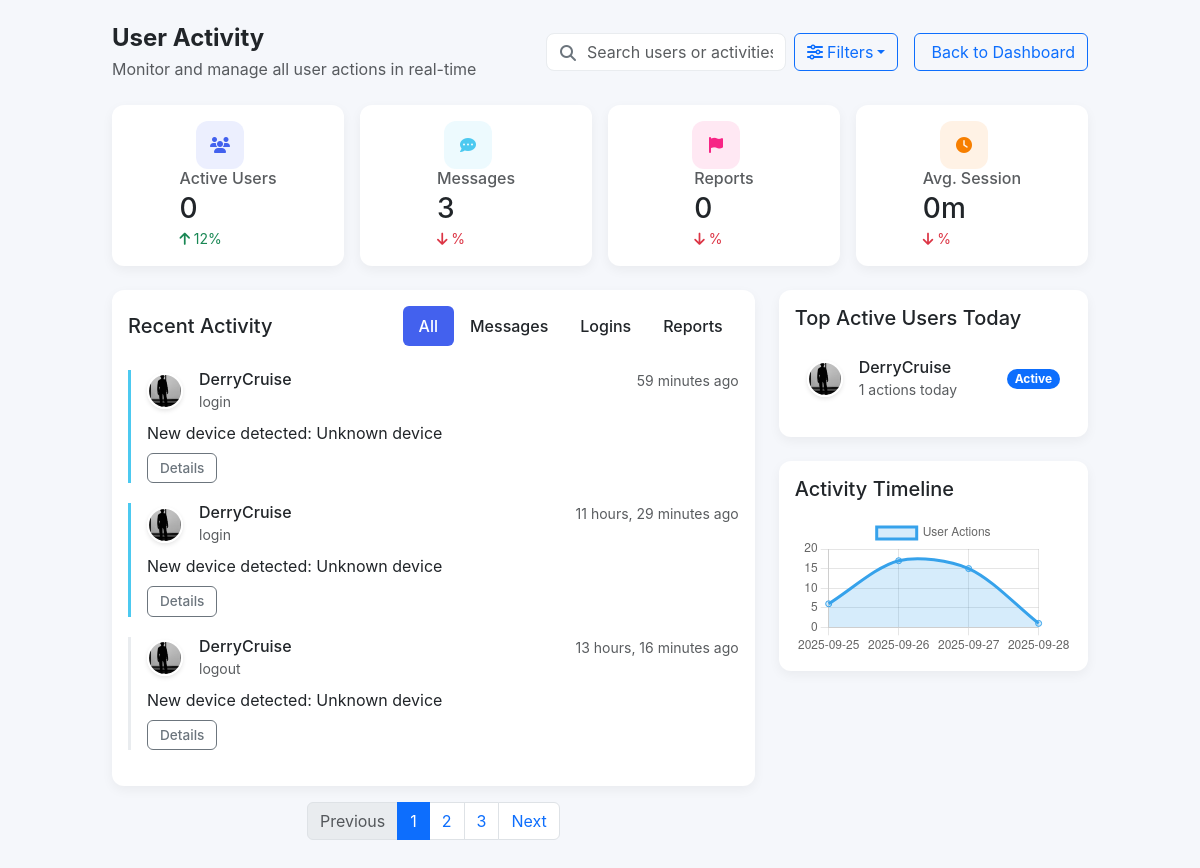
The app's page /user_activities/ (signed in) with its own data.
### dashboard/models.py (models this page shows, shortened)
class UserActivity(models.Model):
    user = models.ForeignKey(User, on_delete=models.CASCADE)
    action = models.CharField(max_length=255)  # e.g., 'message', 'login', 'logout'
    device = models.CharField(max_length=255, blank=True, null=True)  # new column
    created_at = models.DateTimeField(auto_now_add=True)

### dashboard/views.py (the view, shortened to what this page needs)
# urls.py: path("user_activities/", views.user_activities, name="user_activities"),
@login_required
def user_activities(request):
    filter_type = request.GET.get("filter", "All")
    search_query = request.GET.get("q", "").strip()
    activities_qs = UserActivity.objects.select_related("user").order_by("-created_at")
    if filter_type == "Messages":
        activities_qs = activities_qs.filter(action__icontains="message")
    elif filter_type == "Logins":
        activities_qs = activities_qs.filter(action__icontains="logged in")
    elif filter_type == "Reports":
        activities_qs = activities_qs.filter(action__icontains="report")
    if search_query:
        activities_qs = activities_qs.filter(
            Q(user__username__icontains=search_query) |
            Q(action__icontains=search_query)
        )
    paginator = Paginator(activities_qs, 3)
    page_number = request.GET.get("page")
    page_obj = paginator.get_page(page_number)
    user_ids = [a.user_id for a in page_obj]
    profiles = UserProfile.objects.filter(user_id__in=user_ids)
    profile_map = {p.user_id: p for p in profiles}
    activities = []
    for act in page_obj:
        profile = profile_map.get(act.user_id)
        activities.append({
            "username": act.user.username,
            "action": act.action,
            "device": act.device or "Unknown device",
            "avatar": profile.profile_picture.url if profile and profile.profile_picture else "/static/images/default-avatar.png",
            "timestamp": act.created_at,
        })
    """user_ids = [a.user_id for a in activities_qs]
    profiles = UserProfile.objects.filter(user_id__in=user_ids)
    profile_map = {p.user_id: p for p in profiles}"""
    """activities = []
    for act in activities_qs[:10]:
        profile = profile_map.get(act.user_id)
        activities.append({
            "username": act.user.username,
            "action": act.action,
            "device": act.device or "Unknown device",
            "avatar": profile.profile_picture.url if profile and profile.profile_picture else "/static/images/default-avatar.png",
            "created_at": act.created_at,
        })"""
    today = timezone.now()
    yesterday = today - timedelta(days=1)
    active_users_count = ManageMember.objects.filter(status=False).count() #error to count ctive users (status != "banned")!!!
    messages_count = Message.objects.filter(timestamp__gte=yesterday).count()
    now = timezone.now()
    last_24h = now - timedelta(hours=24)
    prev_24h = now - timedelta(hours=48)
    messages_last_24h = Message.objects.filter(timestamp__gte=last_24h).count()
    messages_prev_24h = Message.objects.filter(timestamp__gte=prev_24h, timestamp__lt=last_24h).count()
    if messages_prev_24h > 0:
        percentage_change = ((messages_last_24h - messages_prev_24h) / messages_prev_24h) * 100
    else:
        percentage_change = 100 if messages_last_24h > 0 else 0
    stats = {
        "messages": messages_last_24h,
        "percentage": round(percentage_change, 2),
    }
    reports_count = UserActivity.objects.filter(
        action__icontains="report",
        created_at__gte=yesterday
    ).count()
    reports_last_24h = UserActivity.objects.filter(
        action__icontains="report",
        created_at__gte=last_24h
    ).count()
    reports_prev_24h = UserActivity.objects.filter(
        action__icontains="report",
        created_at__gte=prev_24h,
        created_at__lt=last_24h
    ).count()
    if reports_prev_24h > 0:
        reports_percentage = ((reports_last_24h - reports_prev_24h) / reports_prev_24h) * 100
    else:
        reports_percentage = 100 if reports_last_24h > 0 else 0
    stats = {
        "reports": reports_last_24h,
        "reports_percentage": round(reports_percentage, 2),
        "reports_percentage_abs": round(abs(reports_percentage), 2),
    }
    sessions = []
    login_logout_qs = UserActivity.objects.filter(
        action__in=['logged in', 'logged out'],
        created_at__date=today.date()
    ).order_by('user_id', 'created_at')
    avg_session_minutes = round(sum(sessions)/len(sessions)/60, 1) if sessions else 0
    user_actions_today = (
        UserActivity.objects
        .filter(created_at__date=today.date())
        .values("user")
        .annotate(action_count=Count("id"))
        .order_by("-action_count")[:5]
    )
    profiles_today = UserProfile.objects.filter(user_id__in=[ua["user"] for ua in user_actions_today])
    profile_map_today = {p.user_id: p for p in profiles_today}
    top_users = []
    for ua in user_actions_today:
        profile = profile_map_today.get(ua["user"])
        user_obj = profile.user if profile else None
        top_users.append({
            "username": user_obj.username if user_obj else "Unknown User",
            "avatar": profile.profile_picture.url if profile and profile.profile_picture else "/static/images/default-avatar.png",
            "action_count": ua["action_count"],
        })
    activities_by_day = (
        UserActivity.objects
        .filter(created_at__date__lte=today.date())
        .annotate(day=TruncDate("created_at"))
        .values("day")
        .annotate(count=Count("id"))
        .order_by("day")
    )
    labels = [str(a["day"]) for a in activities_by_day]
    data = [a["count"] for a in activities_by_day]
    return render(request, "DASHBOARD/newcode/html/UserActivity.html", {
        "activities": activities,
        "page_obj": page_obj,
        "top_users": top_users,
        "timeline_labels": json.dumps(labels),
        "timeline_data": json.dumps(data),
        "active_filter": filter_type,
        "search_query": search_query,
        "stats": {
            "active_users": active_users_count,
            "messages": messages_count,
            "reports": reports_count,
            "avg_session": avg_session_minutes,
        }
    })

### templates/DASHBOARD/newcode/html/UserActivity.html (shortened to what this page needs)
{% load static %}
<!DOCTYPE html>
<html lang="en">
<head>
  <link href="https://cdn.jsdelivr.net/npm/bootstrap@5.3.0/dist/css/bootstrap.min.css" rel="stylesheet">
  <link rel="stylesheet" href="https://cdnjs.cloudflare.com/ajax/libs/font-awesome/6.4.0/css/all.min.css">
  <link href="{% static 'DASHBOARD/CSS/UserActivity.css' %}" rel="stylesheet">
</head>
<body>
  <div class="container-fluid py-4">
    <div class="row">
      <div class="col-lg-11 col-xl-10 mx-auto">
        <div class="d-flex flex-column flex-md-row justify-content-between align-items-md-center mb-4">
          <div class="mb-3 mb-md-0">
            <h4 class="fw-bold mb-1">User Activity</h4>
            <p class="text-muted mb-0">Monitor and manage all user actions in real-time</p>
          </div>
          <div class="d-flex gap-2">
            <form method="get" class="d-flex align-items-center">
              <div class="search-box">
                <i class="fas fa-search"></i>
                <input type="text"
                      name="q"
                      value="{{ search_query }}"
                      class="form-control"
                      placeholder="Search users or activities..."
                      style="width: 240px;">
              </div>
            </form>
            <div class="dropdown me-2">
              <button class="btn btn-outline-primary d-flex align-items-center dropdown-toggle" type="button" data-bs-toggle="dropdown">
                <i class="fas fa-sliders-h me-1"></i> Filters
              </button>
            </div>
            <a href="{% url 'dashindex' %}" class="btn btn-outline-primary">
               Back to Dashboard
            </a>
          </div>
        </div>
<div class="row g-3 mb-4">
  <div class="col-md-6 col-lg-3">
    <div class="card stat-card">
      <div class="stat-icon primary">
        <i class="fas fa-users"></i>
      </div>
      <div>
        <h6 class="text-muted mb-1">Active Users</h6>
        <h3 class="mb-0">{{ stats.active_users }}</h3>
        <span class="text-success small"><i class="fas fa-arrow-up"></i>
          12%
        </span>
      </div>
    </div>
  </div>
  <div class="col-md-6 col-lg-3">
    <div class="card stat-card">
      <div class="stat-icon success">
        <i class="fas fa-comment-dots"></i>
      </div>
      <div>
        <h6 class="text-muted mb-1">Messages</h6>
        <h3 class="mb-0">{{ stats.messages }}</h3>
        {% if stats.percentage >= 0 %}
          <span class="text-success small">
            <i class="fas fa-arrow-up"></i> {{ stats.percentage }}%
          </span>
        {% else %}
          <span class="text-danger small">
            <i class="fas fa-arrow-down"></i> {{ stats.percentage_abs }}%
          </span>
        {% endif %}
      </div>
    </div>
  </div>
  <div class="col-md-6 col-lg-3">
    <div class="card stat-card">
      <div class="stat-icon danger">
        <i class="fas fa-flag"></i>
      </div>
      <div>
        <h6 class="text-muted mb-1">Reports</h6>
        <h3 class="mb-0">{{ stats.reports }}</h3>
        {% if stats.reports_percentage >= 0 %}
          <span class="text-success small">
            <i class="fas fa-arrow-up"></i> {{ stats.reports_percentage }}%
          </span>
        {% else %}
          <span class="text-danger small">
            <i class="fas fa-arrow-down"></i> {{ stats.reports_percentage_abs }}%
          </span>
        {% endif %}
      </div>
    </div>
  </div>
  <div class="col-md-6 col-lg-3">
    <div class="card stat-card">
      <div class="stat-icon warning">
        <i class="fas fa-clock"></i>
      </div>
      <div>
  <h6 class="text-muted mb-1">Avg. Session</h6>
  <h3 class="mb-0">{{ stats.avg_session }}m</h3>
  {% if stats.session_percentage >= 0 %}
    <span class="text-success small">
      <i class="fas fa-arrow-up"></i> {{ stats.session_percentage_abs }}%
    </span>
  {% else %}
    <span class="text-danger small">
      <i class="fas fa-arrow-down"></i> {{ stats.session_percentage_abs }}%
    </span>
  {% endif %}
</div>
    </div>
  </div>
</div>
        <div class="row">
          <div class="col-lg-8 mb-4">
            <div class="card">
              <div class="card-body">
                <div class="d-flex justify-content-between align-items-center mb-4">
                  <h5 class="mb-0">Recent Activity</h5>
                <div>
                <ul class="nav nav-pills">
                  <li class="nav-item">
                    <a class="nav-link {% if active_filter == 'All' %}active{% endif %}" href="?filter=All">All</a>
                  </li>
                  <li class="nav-item">
                    <a class="nav-link {% if active_filter == 'Messages' %}active{% endif %}" href="?filter=Messages">Messages</a>
                  </li>
                  <li class="nav-item">
                    <a class="nav-link {% if active_filter == 'Logins' %}active{% endif %}" href="?filter=Logins">Logins</a>
                  </li>
                  <li class="nav-item">
                    <a class="nav-link {% if active_filter == 'Reports' %}active{% endif %}" href="?filter=Reports">Reports</a>
                  </li>
                </ul>
              </div>
            </div>
                <div class="activity-list">
                  {% for activity in activities %}
                  <div class="activity-item activity-{{ activity.action|lower }}">
                    <div class="d-flex justify-content-between">
                      <div class="d-flex align-items-center mb-2">
                        <img src="{{ activity.avatar }}" class="avatar me-3">
                        <div>
                          <h6 class="mb-0">{{ activity.username }}</h6>
                          <span class="text-muted small">{{ activity.action }}</span>
                        </div>
                      </div>
                      <span class="text-muted small">{{ activity.timestamp|timesince }} ago</span>
                    </div>
                    <p class="mb-2">New device detected: {{ activity.device }}</p>
                    <div>
                      <button class="btn btn-sm action-btn btn-outline-secondary">Details</button>
                    </div>
                  </div>
                  {% empty %}
                  <p class="text-muted">No recent activity available.</p>
                  {% endfor %}
                </div>
              </div>
            </div>
            <div class="text-center mt-3">
              <nav aria-label="Activity pagination">
                <ul class="pagination justify-content-center mb-0">
                  {% if page_obj.has_previous %}
                  <li class="page-item">
                    <a class="page-link" href="?page={{ page_obj.previous_page_number }}&filter={{ active_filter }}&q={{ search_query }}">Previous</a>
                  </li>
                  {% else %}
                  <li class="page-item disabled">
                    <span class="page-link">Previous</span>
                  </li>
                  {% endif %}
                  {% for num in page_obj.paginator.page_range %}
                    {% if page_obj.number == num %}
                      <li class="page-item active"><span class="page-link">{{ num }}</span></li>
                    {% elif num > page_obj.number|add:'-3' and num < page_obj.number|add:'3' %}
                      <li class="page-item"><a class="page-link" href="?page={{ num }}&filter={{ active_filter }}&q={{ search_query }}">{{ num }}</a></li>
                    {% endif %}
                  {% endfor %}
                  {% if page_obj.has_next %}
                  <li class="page-item">
                    <a class="page-link" href="?page={{ page_obj.next_page_number }}&filter={{ active_filter }}&q={{ search_query }}">Next</a>
                  </li>
                  {% else %}
                  <li class="page-item disabled">
                    <span class="page-link">Next</span>
                  </li>
                  {% endif %}
                </ul>
              </nav>
            </div>
          </div>
          <div class="col-lg-4">
            <div class="card mb-4">
            <div class="card-body">
              <h5 class="mb-3">Top Active Users Today</h5>
              {% for user in top_users %}
              <div class="user-card mb-2">
                <img src="{{ user.avatar }}" class="avatar me-3">
                <div class="flex-grow-1">
                  <h6 class="mb-0">{{ user.username }}</h6>
                  <span class="text-muted small">{{ user.action_count }} actions today</span>
                </div>
                <span class="badge bg-primary rounded-pill">Active</span>
              </div>
              {% endfor %}
            </div>
          </div>
            <div class="card">
              <div class="card-body">
                <h5 class="mb-3">Activity Timeline</h5>
                <canvas id="activityTimelineChart"></canvas>
              </div>
            </div>
            <script>
              const labels = JSON.parse('{{ timeline_labels|escapejs }}');
              const data = JSON.parse('{{ timeline_data|escapejs }}');
              const ctx = document.getElementById('activityTimelineChart').getContext('2d');
              const activityChart = new Chart(ctx, {
                type: 'line',
                data: {
                  labels: labels,
                  datasets: [{
                    label: 'User Actions',
                    data: data,
                    borderColor: 'rgba(54, 162, 235, 1)',
                    backgroundColor: 'rgba(54, 162, 235, 0.2)',
                    fill: true,
                    tension: 0.3
                  }]
                },
                options: {
                  responsive: true,
                  plugins: { legend: { display: true } },
                  scales: { y: { beginAtZero: true } }
                }
              });
            </script>
          </div>
        </div>
      </div>
    </div>
  </div>
</body>
</html>

### records on screen
UserActivity: action "login", timestamp "59 minutes"
UserActivity: action "login", timestamp "11 hours, 29 minutes"
UserActivity: action "logout", timestamp "13 hours, 16 minutes"

### other values on screen
{{ stats.active_users }} "0"
{{ stats.messages }} "3"
{{ stats.reports }} "0"
{{ stats.avg_session }} "0"
{{ activity.username }} "DerryCruise" "DerryCruise" "DerryCruise"
{{ activity.device }} "Unknown device" "Unknown device" "Unknown device"
{{ num }} "1"
{{ num }} "2" "3"
{{ user.username }} "DerryCruise"
{{ user.action_count }} "1"
chart data {{ timeline_data|escapejs }} [6, 17, 15, 1]
